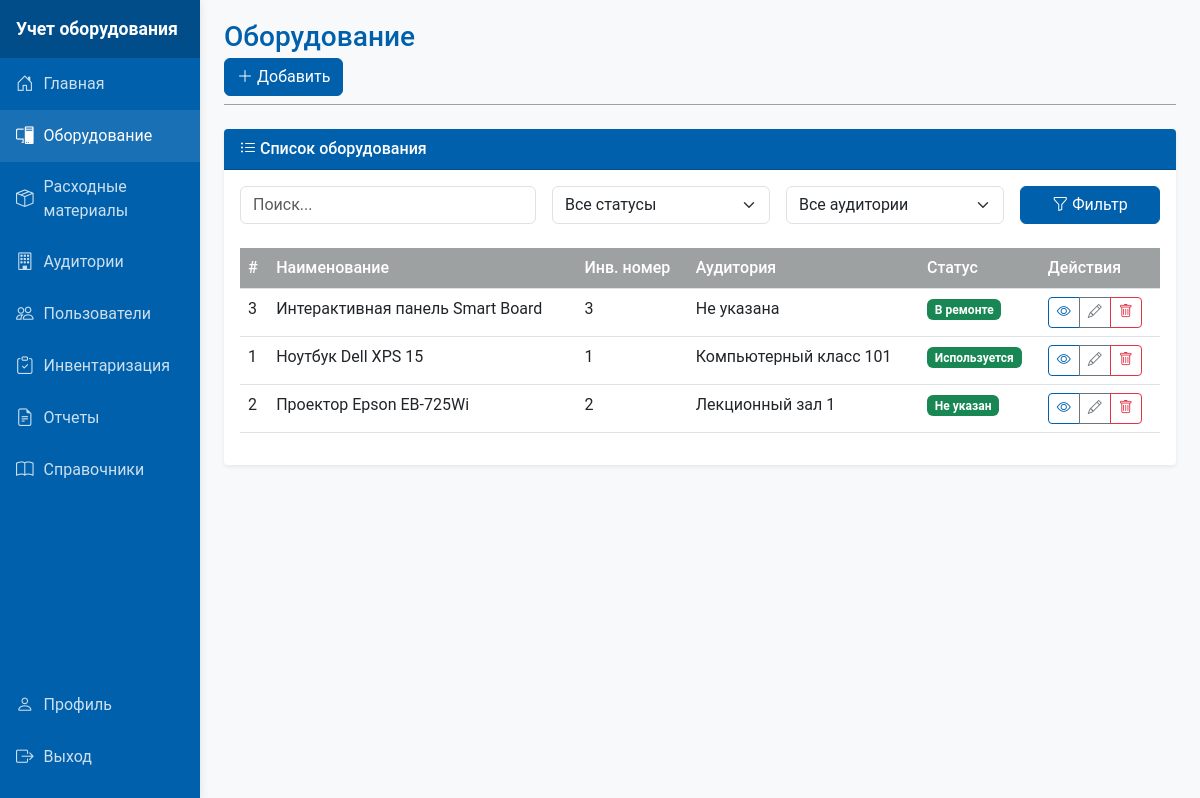
The page /templates/equipment/index.php (signed in) on the database its author committed.
### tables this page shows
CREATE TABLE `equipment` (
  `id` int NOT NULL,
  `name` varchar(100) NOT NULL,
  `photo_path` longblob,
  `inventory_number` int NOT NULL,
  `current_classroom_id` int DEFAULT NULL,
  `responsible_user_id` int DEFAULT NULL,
  `temp_responsible_user_id` int DEFAULT NULL,
  `cost` decimal(10,2) DEFAULT NULL,
  `direction_id` int DEFAULT NULL,
  `status_id` int DEFAULT NULL,
  `model_id` int DEFAULT NULL,
  `comments` text,
  `created_at` timestamp NULL DEFAULT CURRENT_TIMESTAMP,
  `updated_at` timestamp NULL DEFAULT CURRENT_TIMESTAMP ON UPDATE CURRENT_TIMESTAMP
);

CREATE TABLE `reference_items` (
  `id` int NOT NULL,
  `type` enum('direction','status','equipment_type','consumable_type','developer') NOT NULL,
  `name` varchar(100) NOT NULL,
  `description` text,
  `created_at` timestamp NULL DEFAULT CURRENT_TIMESTAMP,
  `updated_at` timestamp NULL DEFAULT CURRENT_TIMESTAMP ON UPDATE CURRENT_TIMESTAMP
);

CREATE TABLE `classrooms` (
  `id` int NOT NULL,
  `name` varchar(100) NOT NULL,
  `short_name` varchar(20) DEFAULT NULL,
  `responsible_user_id` int DEFAULT NULL,
  `temp_responsible_user_id` int DEFAULT NULL,
  `created_at` timestamp NULL DEFAULT CURRENT_TIMESTAMP,
  `updated_at` timestamp NULL DEFAULT CURRENT_TIMESTAMP ON UPDATE CURRENT_TIMESTAMP
);

### includes/auth.php (called while the page is built, shortened)
<?php
function get_current_user_role() {
    return $_SESSION['user_role'] ?? null;
}
?>

### config/database.php (called while the page is built, shortened)
<?php
class Database {
    private $host = 'localhost';
    private $db_name = 'DATABASE';
    private $username = 'root';
    private $password = '';
    private $conn;
    private $options = [
        PDO::ATTR_ERRMODE => PDO::ERRMODE_EXCEPTION,
        PDO::ATTR_DEFAULT_FETCH_MODE => PDO::FETCH_ASSOC,
        PDO::ATTR_EMULATE_PREPARES => false
    ];
    public function connect() {
        $this->conn = null;
        try {
            $this->conn = new PDO(
                "mysql:host={$this->host};dbname={$this->db_name}",
                $this->username,
                $this->password,
                $this->options
            );
            $this->conn->exec("set names utf8mb4");
            $this->checkDatabaseStructure();
            return $this->conn;
        } catch(PDOException $e) {
            if ($e->getCode() == 1049) {
                return $this->createDatabase();
            }
            error_log("Ошибка подключения: " . $e->getMessage());
            echo '<div class="alert alert-danger mt-3">Ошибка подключения к базе данных: ' . $e->getMessage() . '</div>';
            return false;
        }
    }
    private function checkDatabaseStructure() {
        try {
            $tables = $this->conn->query("SHOW TABLES")->fetchAll(PDO::FETCH_COLUMN);
        } catch (PDOException $e) {
            error_log("Ошибка проверки структуры БД: " . $e->getMessage());
        }
    }
}
?>

### templates/equipment/index_handler.php (called while the page is built, shortened)
<?php
require_once '../../config/database.php';
require_once '../../models/Equipment.php';
require_once '../../models/Classroom.php';
require_once '../../models/ReferenceItem.php';
class EquipmentController {
    private $equipment;
    private $classroom;
    private $referenceItem;
    public function __construct() {
        $this->db = (new Database())->connect();
        $this->equipment = new Equipment($this->db);
        $this->classroom = new Classroom($this->db);
        $this->referenceItem = new ReferenceItem($this->db);
    }
    public function index() {
        $search = isset($_GET['search']) ? trim($_GET['search']) : '';
        $status_id = isset($_GET['status_id']) && $_GET['status_id'] !== '' ? $_GET['status_id'] : null;
        $classroom_id = isset($_GET['classroom_id']) && $_GET['classroom_id'] !== '' ? $_GET['classroom_id'] : null;
        $equipment = $this->equipment->getAll($search, $status_id, $classroom_id);
        $statuses = $this->referenceItem->getByType('status');
        $classrooms = $this->classroom->getAll();
        return [
            'equipment' => $equipment->fetchAll(PDO::FETCH_ASSOC),
            'statuses' => $statuses->fetchAll(PDO::FETCH_ASSOC),
            'classrooms' => $classrooms->fetchAll(PDO::FETCH_ASSOC),
            'filters' => [
                'search' => $search,
                'status_id' => $status_id,
                'classroom_id' => $classroom_id
            ]
        ];
    }
}

### models/Equipment.php (called while the page is built, shortened)
<?php
class Equipment {
    private $conn;
    private $table = 'equipment';
    public function __construct($db) {
        $this->conn = $db;
    }
public function getAll($search = '', $status_id = null, $classroom_id = null) {
    $query = "SELECT
                e.*,
                c.name as classroom_name,
                u.last_name as responsible_last_name,
                u.first_name as responsible_first_name,
                d.name as direction_name,
                e.cost as cost_name,
                s.name as status_name,
                m.name as model_name
              FROM {$this->table} e
              LEFT JOIN classrooms c ON e.current_classroom_id = c.id
              LEFT JOIN users u ON e.responsible_user_id = u.id
              LEFT JOIN reference_items d ON e.direction_id = d.id AND d.type = 'direction'
              LEFT JOIN reference_items s ON e.status_id = s.id AND s.type = 'status'
              LEFT JOIN equipment_models m ON e.model_id = m.id
              WHERE 1=1";
    $params = [];
    $query .= " ORDER BY e.name";
    try {
        $stmt = $this->conn->prepare($query);
        $stmt->execute();
        return $stmt;
    } catch (PDOException $e) {
        error_log("PDO Error in Equipment::getAll(): " . $e->getMessage());
        error_log("Query: " . $query);
        error_log("Params: " . print_r($params, true));
        throw new Exception("Database error occurred");
    }
}
}

### models/ReferenceItem.php (called while the page is built, shortened)
<?php
class ReferenceItem {
    private $conn;
    private $table = 'reference_items';
    public function __construct($db) {
        $this->conn = $db;
    }
    public function getByType($type) {
        $query = "SELECT * FROM {$this->table} WHERE type = :type ORDER BY name";
        $stmt = $this->conn->prepare($query);
        $stmt->bindParam(':type', $type);
        try {
            $stmt->execute();
            return $stmt;
        } catch (PDOException $e) {
            error_log("Error getting items by type: " . $e->getMessage());
            return false;
        }
    }
}
?>

### models/Classroom.php (called while the page is built, shortened)
<?php
class Classroom {
    private $conn;
    private $table = 'classrooms';
    public function __construct($db) {
        $this->conn = $db;
    }
    public function getAll() {
        try {
            $query = "SELECT c.*,
                      u.last_name as responsible_last_name,
                      u.first_name as responsible_first_name
                      FROM {$this->table} c
                      LEFT JOIN users u ON c.responsible_user_id = u.id
                      ORDER BY c.name";
            $stmt = $this->conn->prepare($query);
            $stmt->execute();
            return $stmt;
        } catch (PDOException $e) {
            error_log("Ошибка в запросе Classroom::getAll - " . $e->getMessage());
            return $this->conn->query("SELECT 1 FROM {$this->table} LIMIT 0");
        }
    }
}
?>

### templates/equipment/index.php (the view, shortened to what this page needs)
<?php
require_once '../../includes/header.php';
require_once '../../includes/auth.php';
require_once 'index_handler.php';
$controller = new EquipmentController();
$data = $controller->index();
?>
<div class="content-header">
    <h1 class="content-title">Оборудование</h1>
    <div>
        <?php if(get_current_user_role() === 'admin'): ?>
            <a href="create.php" class="btn btn-primary">
                <i class="bi bi-plus-lg"></i> Добавить
            </a>
        <?php endif; ?>
    </div>
</div>
<div class="card">
    <div class="card-header">
        <i class="bi bi-list-ul"></i> Список оборудования
    </div>
    <div class="card-body">
        <div class="mb-4">
            <form method="GET" class="row g-3">
                <div class="col-md-4">
                    <input type="text" class="form-control" name="search" placeholder="Поиск..." value="<?= htmlspecialchars($data['filters']['search'] ?? '') ?>">
                </div>
                <div class="col-md-3">
                    <select class="form-select" name="status_id">
                        <option value="">Все статусы</option>
                    </select>
                </div>
                <div class="col-md-3">
                    <select class="form-select" name="classroom_id">
                        <option value="">Все аудитории</option>
                    </select>
                </div>
                <div class="col-md-2">
                    <button type="submit" class="btn btn-primary w-100">
                        <i class="bi bi-funnel"></i> Фильтр
                    </button>
                </div>
            </form>
        </div>
        <div class="table-responsive">
            <table class="table table-hover">
                <thead>
                    <tr>
                        <th>#</th>
                        <th>Наименование</th>
                        <th>Инв. номер</th>
                        <th>Аудитория</th>
                        <th>Статус</th>
                        <th>Действия</th>
                    </tr>
                </thead>
                <tbody>
                    <?php if(!empty($data['equipment'])): ?>
                        <?php foreach($data['equipment'] as $row): ?>
                        <tr>
                            <td><?= $row['id'] ?></td>
                            <td><?= htmlspecialchars($row['name']) ?></td>
                            <td><?= htmlspecialchars($row['inventory_number']) ?></td>
                            <td><?= htmlspecialchars($row['classroom_name'] ?? 'Не указана') ?></td>
                            <td>
                                <span class="badge bg-<?=
                                    $row['status_name'] === 'На ремонте' ? 'warning' :
                                    ($row['status_name'] === 'Сломано' ? 'danger' : 'success')
                                ?>">
                                    <?= htmlspecialchars($row['status_name'] ?? 'Не указан') ?>
                                </span>
                            </td>
                            <td>
                                <div class="btn-group btn-group-sm" role="group">
                                    <a href="view.php?id=<?= $row['id'] ?>" class="btn btn-outline-primary" title="Просмотр">
                                        <i class="bi bi-eye"></i>
                                    </a>
                                    <?php if(get_current_user_role() === 'admin'): ?>
                                    <a href="edit.php?id=<?= $row['id'] ?>" class="btn btn-outline-secondary" title="Редактировать">
                                        <i class="bi bi-pencil"></i>
                                    </a>
                                    <a href="delete.php?id=<?= $row['id'] ?>" class="btn btn-outline-danger" title="Удалить" onclick="return confirm('Вы уверены?')">
                                        <i class="bi bi-trash"></i>
                                    </a>
                                    <?php endif; ?>
                                </div>
                            </td>
                        </tr>
                        <?php endforeach; ?>
                    <?php else: ?>
                        <tr>
                            <td colspan="7" class="text-center text-muted py-4">Оборудование не найдено</td>
                        </tr>
                    <?php endif; ?>
                </tbody>
            </table>
        </div>
    </div>
</div>
<?php require_once '../../includes/footer.php'; ?>

### rows shown on the page
equipment: id "3", name "Интерактивная панель Smart Board", inventory_number "3", classroom_name "Не указана", status.name "В ремонте"
equipment: id "1", name "Ноутбук Dell XPS 15", inventory_number "1", current_classroom.name "Компьютерный класс 101", status.name "Используется"
equipment: id "2", name "Проектор Epson EB-725Wi", inventory_number "2", current_classroom.name "Лекционный зал 1", status_name "Не указан"
